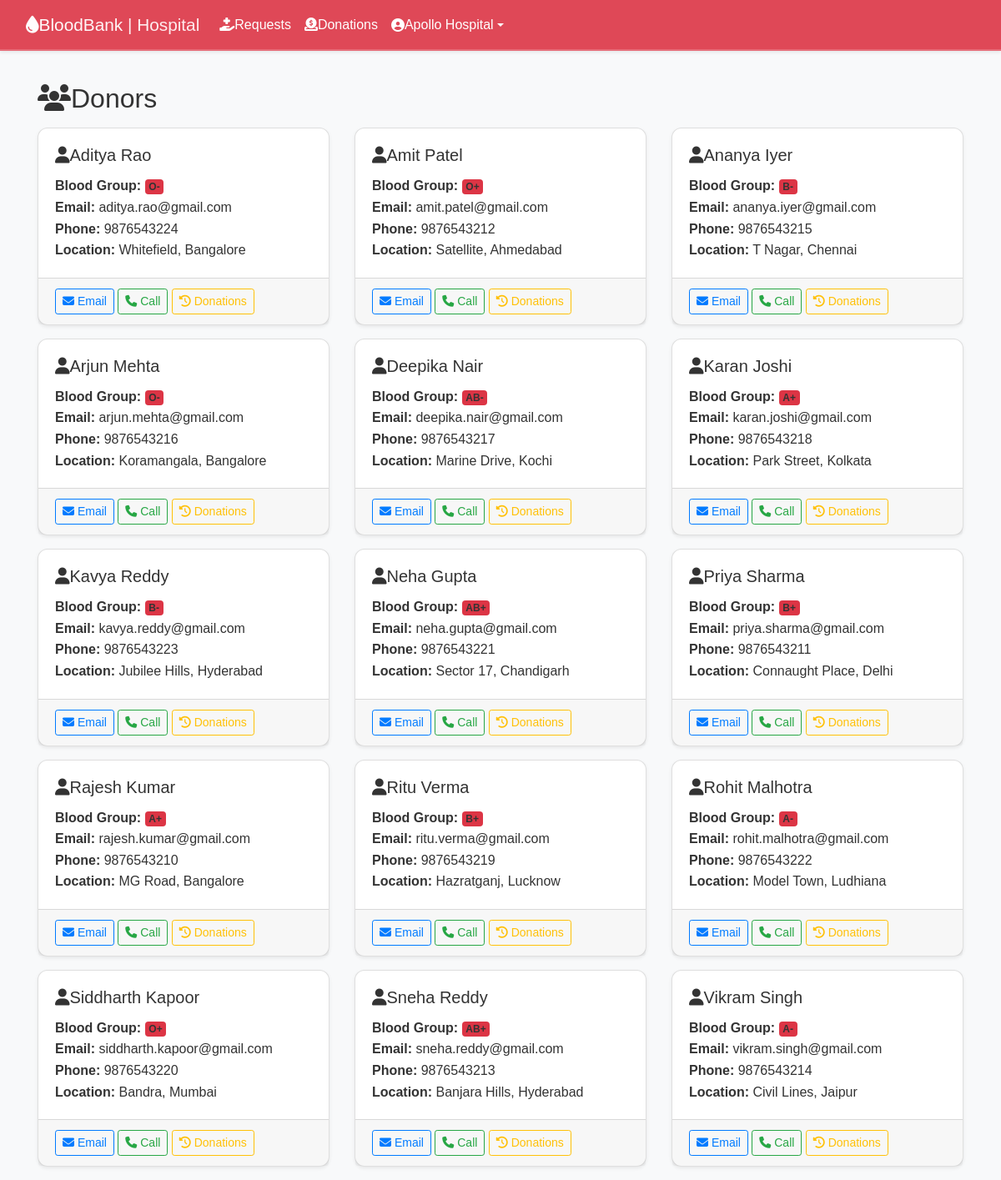
The page /hospital/donors.php (signed in) on the database its author committed.
### tables this page shows
CREATE TABLE `users` (
  `user_id` int(11) NOT NULL AUTO_INCREMENT,
  `name` varchar(100) NOT NULL,
  `email` varchar(100) NOT NULL,
  `location` varchar(255) DEFAULT NULL,
  `password` varchar(255) NOT NULL,
  `role` enum('admin','hospital','user') NOT NULL,
  `hospital_id` int(11) DEFAULT NULL,
  `phone` varchar(15) DEFAULT NULL,
  `blood_group` varchar(3) DEFAULT NULL,
  `created_at` timestamp NOT NULL DEFAULT current_timestamp(),
  `status` enum('pending','approved','rejected') NOT NULL DEFAULT 'pending',
  `district` varchar(100) DEFAULT NULL,
  `blood_type` varchar(10) DEFAULT NULL,
  `latitude` decimal(10,8) DEFAULT NULL,
  `longitude` decimal(11,8) DEFAULT NULL,
  `dob` date DEFAULT NULL,
  `gender` varchar(10) DEFAULT NULL,
  `emergency_contact` varchar(15) DEFAULT NULL,
  `notes` text DEFAULT NULL,
  PRIMARY KEY (`user_id`),
  UNIQUE KEY `email` (`email`)
);

### hospital/donors.php (the view, shortened to what this page needs)
<?php
include "../includes/db.php";
$donors = $conn->query("
    SELECT user_id, name, blood_group, email, phone, location
    FROM users
    WHERE role='user'
    ORDER BY name ASC
");
?>
<!DOCTYPE html>
<html lang="en">
<head>
<?php include "head.php"; ?>
<link rel="stylesheet" href="../assets/css/bootstrap.min.css">
<link rel="stylesheet" href="../assets/css/hospital.css">
<link rel="stylesheet" href="https://cdnjs.cloudflare.com/ajax/libs/font-awesome/6.5.0/css/all.min.css">
</head>
<body>
<?php include "header.php"; ?>
<div class="container mt-4">
    <h2><i class="fas fa-users me-2"></i>Donors</h2>
    <div class="row mt-3">
        <?php if($donors->num_rows > 0){
            while($row = $donors->fetch_assoc()){ ?>
                <div class="col-md-4">
                    <div class="card donor-card mb-3 shadow-sm">
                        <div class="card-body">
                            <h5 class="card-title"><i class="fas fa-user me-2"></i><?php echo htmlspecialchars($row['name']); ?></h5>
                            <p class="card-text">
                                <strong>Blood Group:</strong> <span class="badge bg-danger"><?php echo $row['blood_group']; ?></span><br>
                                <strong>Email:</strong> <?php echo $row['email']; ?><br>
                                <strong>Phone:</strong> <?php echo $row['phone']; ?><br>
                                <strong>Location:</strong> <?php echo $row['location']; ?>
                            </p>
                        </div>
                        <div class="card-footer">
                            <a href="mailto:<?php echo $row['email']; ?>" class="btn btn-outline-primary btn-sm"><i class="fas fa-envelope"></i> Email</a>
                            <a href="tel:<?php echo $row['phone']; ?>" class="btn btn-outline-success btn-sm"><i class="fas fa-phone"></i> Call</a>
                            <a href="donations.php?donor_id=<?php echo $row['user_id']; ?>" class="btn btn-outline-warning btn-sm"><i class="fas fa-history"></i> Donations</a>
                        </div>
                    </div>
                </div>
        <?php }} else { ?>
            <div class="col-12 text-center mt-5">
                <p class="text-muted">No donors found.</p>
            </div>
        <?php } ?>
    </div>
</div>
</body>
</html>

### hospital/head.php (shortened to what this page needs)
<head>
    <link rel="stylesheet" href="https://maxcdn.bootstrapcdn.com/bootstrap/4.5.0/css/bootstrap.min.css">
    <link href="css/style.css" rel="stylesheet" />
</head>

### hospital/header.php (shortened to what this page needs)
<?php
$name = $_SESSION['name'] ?? 'Hospital';
?>
<nav class="navbar navbar-expand-lg shadow-sm fixed-top custom-navbar">
    <div class="container-fluid">
        <a class="navbar-brand fw-bold d-flex align-items-center" href="dashboard.php">
            <i class="fas fa-tint me-2"></i>
            <span>BloodBank | Hospital</span>
        </a>
        <div class="collapse navbar-collapse" id="hospitalNavbar">
            <ul class="navbar-nav ms-auto align-items-center">
                <li class="nav-item me-3 position-relative">
                    <a class="nav-link" href="requests.php">
                        <i class="fas fa-hand-holding-medical me-1"></i>Requests
                    </a>
                </li>
                <li class="nav-item me-3 position-relative">
                    <a class="nav-link" href="donations.php">
                        <i class="fas fa-donate me-1"></i>Donations
                    </a>
                </li>
                <li class="nav-item dropdown">
                    <a class="nav-link dropdown-toggle d-flex align-items-center" href="#" id="profileDropdown"
                    role="button" data-bs-toggle="dropdown" aria-expanded="false">
                        <i class="fas fa-user-circle me-2"></i><?php echo htmlspecialchars($name); ?>
                    </a>
                </li>
            </ul>
        </div>
    </div>
</nav>
<div style="padding-top: 75px;"></div>

### assets/css/style.css (style rules this page uses)
body, html { height: 100%; margin: 0; font-family: 'Segoe UI', Tahoma, Geneva, Verdana, sans-serif; }
a { text-decoration: none; }
:root { --brand-red: #C41E3A; --brand-blue: #2C5F8B; --light-bg: #f9f9f9; --dark-text: #333; --radius-lg: 12px; --shadow-soft: 0 4px 10px rgba(0,0,0,0.08); }
body { font-family: "Segoe UI", Roboto, sans-serif; color: var(--dark-text); background: var(--light-bg); line-height: 1.6; }

### hospital/css/hospital.css (style rules this page uses)
body { background-color: #f8f9fa; font-family: 'Poppins', sans-serif; }
.card { border-radius: 12px; box-shadow: 0 4px 20px rgba(0,0,0,0.08); transition: 0.3s; }

### hospital/header.php (style rules this page uses)
.custom-navbar { background: rgba(220, 53, 69, 0.9); backdrop-filter: blur(10px); -webkit-backdrop-filter: blur(10px); border-bottom: 2px solid rgba(255,255,255,0.2); }
.navbar-brand { font-size: 1.3rem; background: linear-gradient(45deg, #fff, #ffe6e9); -webkit-background-clip: text; -webkit-text-fill-color: transparent; }
.navbar-nav .nav-link { color: #fff; font-weight: 500; position: relative; transition: all 0.3s ease; }

### rows shown on the page
users: name "Aditya Rao", blood_group "O-", email "aditya.rao@gmail.com", phone "9876543224", location "Whitefield, Bangalore"
users: name "Amit Patel", blood_group "O+", email "amit.patel@gmail.com", phone "9876543212", location "Satellite, Ahmedabad"
users: name "Ananya Iyer", blood_group "B-", email "ananya.iyer@gmail.com", phone "9876543215", location "T Nagar, Chennai"
users: name "Arjun Mehta", blood_group "O-", email "arjun.mehta@gmail.com", phone "9876543216", location "Koramangala, Bangalore"
users: name "Deepika Nair", blood_group "AB-", email "deepika.nair@gmail.com", phone "9876543217", location "Marine Drive, Kochi"
users: name "Karan Joshi", blood_group "A+", email "karan.joshi@gmail.com", phone "9876543218", location "Park Street, Kolkata"
users: name "Kavya Reddy", blood_group "B-", email "kavya.reddy@gmail.com", phone "9876543223", location "Jubilee Hills, Hyderabad"
users: name "Neha Gupta", blood_group "AB+", email "neha.gupta@gmail.com", phone "9876543221", location "Sector 17, Chandigarh"
users: name "Priya Sharma", blood_group "B+", email "priya.sharma@gmail.com", phone "9876543211", location "Connaught Place, Delhi"
users: name "Rajesh Kumar", blood_group "A+", email "rajesh.kumar@gmail.com", phone "9876543210", location "MG Road, Bangalore"
users: name "Ritu Verma", blood_group "B+", email "ritu.verma@gmail.com", phone "9876543219", location "Hazratganj, Lucknow"
users: name "Rohit Malhotra", blood_group "A-", email "rohit.malhotra@gmail.com", phone "9876543222", location "Model Town, Ludhiana"
users: name "Siddharth Kapoor", blood_group "O+", email "siddharth.kapoor@gmail.com", phone "9876543220", location "Bandra, Mumbai"
users: name "Sneha Reddy", blood_group "AB+", email "sneha.reddy@gmail.com", phone "9876543213", location "Banjara Hills, Hyderabad"
users: name "Vikram Singh", blood_group "A-", email "vikram.singh@gmail.com", phone "9876543214", location "Civil Lines, Jaipur"

### other values the page prints
$name "Apollo Hospital"
